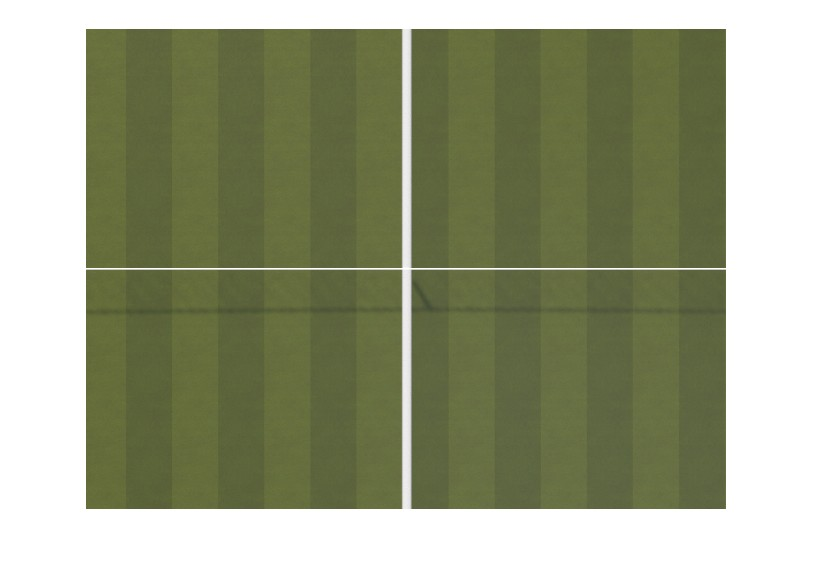
%> input picture Matlab/Algro_test/testImage_ball_n.jpg, 814 x 573 px; the run also reads 4 pictures not shown here
$ octave Matlab_Algrothim_test.m   (GNU Octave 9; MATLAB toolbox functions it lacks are replaced by stand-ins)
%> lines starting %> are read from the running program, lines starting %| are printed output that depends on the picture
%% Clear
    clc
    clear
%% Load test images
    ball_n = imread("testImages/testImage_ball_n.jpg");
%> ball_n is the input picture: size 573x814x3 uint8; mean R, G, B 153.1, 158.2, 129.8
    ball_0 = imread("testImages/testImage_ball_0.jpg");
    ball_1 = imread("testImages/testImage_ball_1.jpg");
    ball_2 = imread("testImages/testImage_ball_2.jpg");
    ball_3 = imread("testImages/testImage_ball_3.jpg");
%% Convert RGB to Grey
    ball_n = rgb2gray(ball_n);
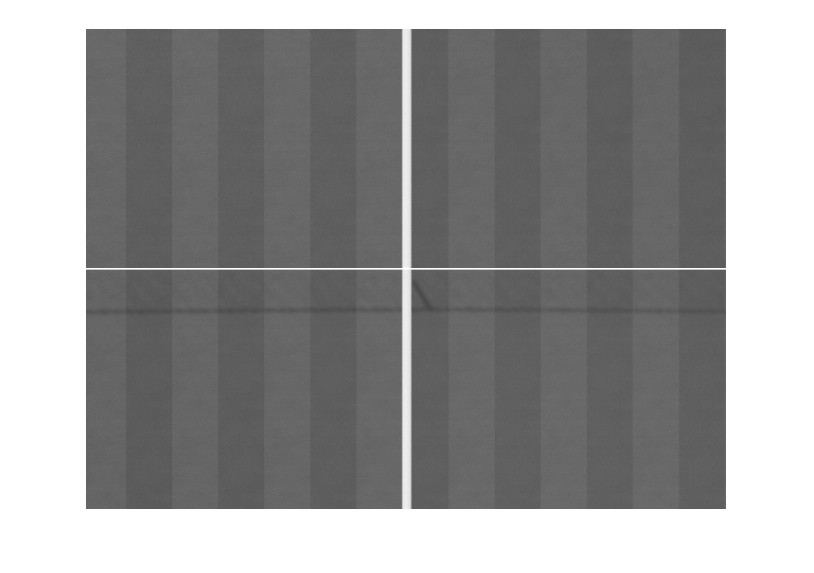
%> ball_n: size 573x814 uint8; min 73, max 255, mean 153.4
    ball_0 = rgb2gray(ball_0);
%> ball_0: size 573x814 uint8
    ball_1 = rgb2gray(ball_1);
%> ball_1: size 573x814 uint8
    ball_2 = rgb2gray(ball_2);
%> ball_2: size 573x814 uint8
    ball_3 = rgb2gray(ball_3);
%> ball_3: size 573x814 uint8
%% Show the images
    % figure;imshow(ball_n);
    % figure;imshow(ball_0);
    % figure;imshow(ball_1);
    % figure;imshow(ball_2);
    % figure;imshow(ball_3);
%% Find the sums
    x_s = [sum(ball_n,1) ;
           sum(ball_0,1) ;
           sum(ball_1,1) ;
           sum(ball_2,1) ;
           sum(ball_3,1)];
    y_s = [sum(ball_n,2)';
           sum(ball_0,2)';
           sum(ball_1,2)';
           sum(ball_2,2)';
           sum(ball_3,2)'];
%% Plot the graphs
    % [11 lines of commented-out code are left out]
%% Preform the FFT on the SUM
    xfft = fft(x_s,1024,2);
    yfft = fft(y_s,1024,2);
%% Make filter
    % Define parameters
    fc = 0.0001; % Cutoff frequency (normalized to Nyquist frequency)
    N = 255; % Filter length (odd for symmetric sinc)
    high = zeros(1,N);
    high((N-1)/2+1) = 1;
    % Create sinc filter
    n = -(N-1)/2 : (N-1)/2;
    h = sinc(2 * fc * n); % Sinc filter formula
    % Normalize filter
    h = h / sum(h); % Normalize the filter to have unit gain
    h = h-high;
    w = window(@bartlett,N)';
    h = h.*w;
    % Plot The filter
    % figure;plot(h);
    hfft = fft(h,1024);
    % figure;plot(20*log10(abs(hfft)));
%% Apply Filter
    xfft_h = xfft.*hfft;
    yfft_h = yfft.*hfft;
%% IFFT the filtered SUM
    x_i = ifft(xfft_h,1024,2);
    y_i = ifft(yfft_h,1024,2);
%% Plot IFFT
    % [11 lines of commented-out code are left out]
%% Find Differences before Filtering
    x_sd = zeros(4,814);
    x_sd(1,:)= x_s(2,:)-x_s(1,:);  % 0 - n
    x_sd(2,:)= x_s(3,:)-x_s(1,:);  % 1 - n
    x_sd(3,:)= x_s(4,:)-x_s(1,:);  % 2 - n
    x_sd(4,:)= x_s(5,:)-x_s(1,:);  % 3 - n
    y_sd = zeros(4,573);
    y_sd(1,:)= y_s(2,:)-y_s(1,:);  % 0 - n
    y_sd(2,:)= y_s(3,:)-y_s(1,:);  % 2 - n
    y_sd(3,:)= y_s(4,:)-y_s(1,:);  % 3 - n
    y_sd(4,:)= y_s(5,:)-y_s(1,:);  % 4 - n
%% Plot Difference
    % [9 lines of commented-out code are left out]
%% Find Differences afer Filtering
    x_id = zeros(4,1024);
    x_id(1,:)= x_i(2,:)-x_i(1,:);  % 0 - n
    x_id(2,:)= x_i(3,:)-x_i(1,:);  % 1 - n
    x_id(3,:)= x_i(4,:)-x_i(1,:);  % 2 - n
    x_id(4,:)= x_i(5,:)-x_i(1,:);  % 3 - n
    y_id = zeros(4,1024);
    y_id(1,:)= y_i(2,:)-y_i(1,:);  % 0 - n
    y_id(2,:)= y_i(3,:)-y_i(1,:);  % 2 - n
    y_id(3,:)= y_i(4,:)-y_i(1,:);  % 3 - n
    y_id(4,:)= y_i(5,:)-y_i(1,:);  % 4 - n
%% Plot Differencei
    figure name 'Differences after filtering';

    subplot(4,2,1);plot(abs(x_id(1,:))/128); grid on;
    subplot(4,2,2);plot(abs(y_id(1,:))/128); grid on;
    subplot(4,2,3);plot(abs(x_id(2,:))/128); grid on;
    subplot(4,2,4);plot(abs(y_id(2,:))/128); grid on;
    subplot(4,2,5);plot(abs(x_id(3,:))/128); grid on;
    subplot(4,2,6);plot(abs(y_id(3,:))/128); grid on;
    subplot(4,2,7);plot(abs(x_id(4,:))/128); grid on;
    subplot(4,2,8);plot(abs(y_id(4,:))/128); grid on;
%> after `grid on`:
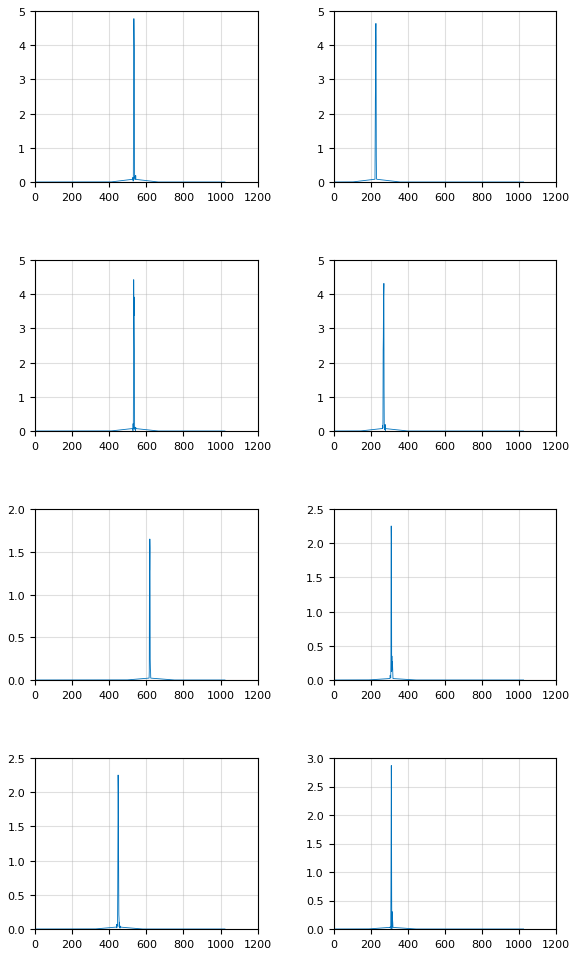
%> figure redrawn from the program's plot data, 8 panels; panel 1: curve peaks at x = 533, y = 4.78; panel 2: curve peaks at x = 228, y = 4.64; panel 3: curve peaks at x = 532, y = 4.42; panel 4: curve peaks at x = 271, y = 4.32
